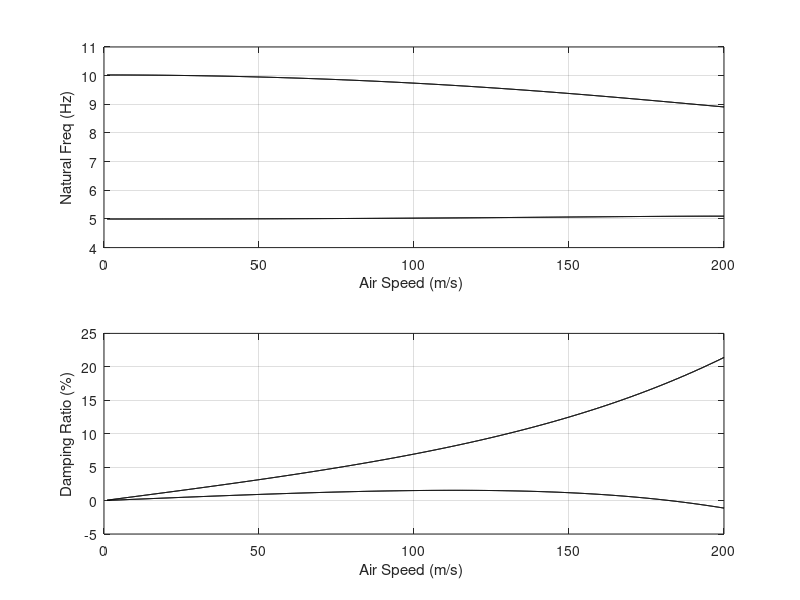

This figure's MATLAB source:

% Performs eigenvalue solution at desired speeds 
% determines the frequencies and damping ratios 
% plots V_omega and V_g trends 
% plots flutter conic solution

% Initialize variables
clear; clf
k_tilda=2.13e01;

% System parameters
s = 7.5;                        % semi span
c = 2;                          % chord
m = 100;                        % unit mass / area of wing
kappa_freq = 5;                 % flapping freq in Hz
theta_freq = 10;                % pitch freq in Hz
xcm = 0.5*c;                    % position of centre of mass from nose
xf = 0.48*c;                    % position of flexural axis from nose
e = xf/c - 0.25;                % eccentricity between flexural axis and 
                                % aero centre (1/4 chord)
                                
velstart = 1;                   % lowest velocity
velend = 200;                   % maximum velocity
velinc =0.1;                    % velocity increment

a = 2*pi;                       % 2D lift curve slope
rho = 1.225;                    % air density
Mthetadot = -1.2;               % unsteady aero damping term
M = (m*c^2 - 2*m*c*xcm)/(2*xcm);% leading edge mass term

damping_Y_N = 1;                % =1 if damping included =0 if not included
if damping_Y_N == 1
    % structural proportional damping inclusion C = alpha * M + beta * K
    % then two freqs and damps must be defined
    % set dampings to zero for no structural damping
    z1 = 0.0;               % critical damping at first frequency
    z2 = 0.0;               % critical damping at second frequency
    w1 = 2*2*pi;            % first frequency
    w2 = 14*2*pi;           % second frequency
    alpha = 2*w1*w2*(-z2*w1 + z1*w2)/ (w1*w1*w2*w2);
    beta = 2*(z2*w2-z1*w1) / (w2*w2 - w1*w1);
end

% Set up system matrices
% Inertia matrix
a11=(m*s^3*c)/3 + M*s^3/3; % I kappa
a22= m*s*(c^3/3 - c*c*xf + xf*xf*c) + M*(xf^2*s); % I theta
a12 = m*s*s/2*(c*c/2 - c*xf) - M*xf*s^2/2; %I kappa theta
a21 = a12;
A=[a11,a12;a21,a22];

% Structural stiffness matrix
k1 = (kappa_freq*pi*2)^2*a11;       % k kappa heave stiffness
k2 = (theta_freq*pi*2)^2*a22;       % k theta pitch stiffness
E = [k1 k_tilda; k_tilda k2];

icount = 0;
for V = velstart:velinc:velend      % loop for different velocities
    icount = icount +1;
    if damping_Y_N == 0;            % damping matrices
        C = [0,0; 0,0];             % =0 if damping not included
    else                            % =1 if damping included
        C = rho*V*[c*s^3*a/6,0;-c^2*s^2*e*a/4,-c^3*s*Mthetadot/8] + alpha*A + beta*E;   
    % Aero and structural damping
    end
    K = (rho*V^2*[0,c*s^2*a/4; 0,-c^2*s*e*a/6])+[k1,0; 0,k2]; %aero / structural stiffness
    Mat = [[0,0; 0,0],eye(2); -A\K,-A\C]; % set up 1st order eigenvalue solution matrix
    lambda = eig(Mat); % eigenvalue solution
    % Natural frequencies and damping ratios
    for jj = 1:4
        im(jj) = imag(lambda(jj));
        re(jj) = real(lambda(jj));
        freq(jj,icount) = sqrt(re(jj)^2+im(jj)^2);
        damp(jj,icount) = -100*re(jj)/freq(jj,icount);
        freq(jj,icount) = freq(jj,icount)/(2*pi); % convert frequency to hertz
    end
    Vel(icount) = V;
end

% Plot frequencies and dampings vs speed
figure(1)
subplot(2,1,1); plot(Vel,freq,'k');
vaxis = axis; xlim = ([0 vaxis(2)]);
xlabel ('Air Speed (m/s) '); ylabel ('Natural Freq (Hz)'); grid

subplot(2,1,2);
plot(Vel,damp,'k')
xlim = ([0 vaxis(2)]); axis([xlim ylim]);
xlabel ('Air Speed (m/s) '); ylabel ('Damping Ratio (%)'); grid

